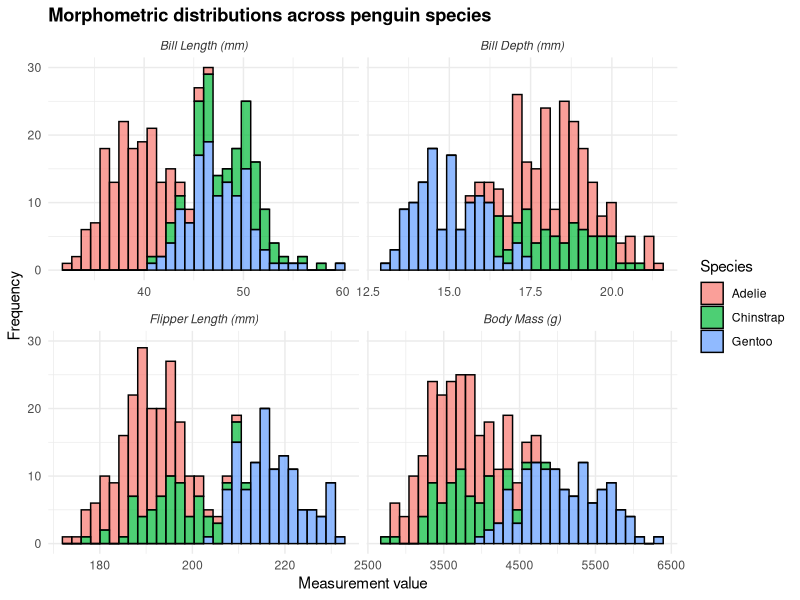

R code for this plot:
## ---- chunk 1
knitr::opts_chunk$set(
  echo = TRUE,
  include = TRUE,
  message = FALSE,
  warning = FALSE)
## ---- chunk 2
#| message: true
#| warning: false
rm(list = ls())
## ---- chunk 3
# in the console:
#   credentials::git_credential_ask()
#   usethis::git_sitrep()

# if error message comes up that default branch is origin when it should be "main", enter this in the console:
#   usethis::git_default_branch_rediscover()

# in the console:
#   usethis::use_git()
#   usethis::use_github()

# in RStudio terminal:
  # git remote add origin https://github.com/katiedyck/MB5370_Module02.git
  # git push -u origin main
  # git push
## ---- chunk 4
library(tidyverse)  # includes `stringr` and `lubridate` packages
library(here)
library(readxl)
library(palmerpenguins)
## ---- chunk 5
#| code-fold: true

table1 <- table1
table1
## ---- chunk 6
#| code-fold: true

table2 <- table2
table2

table3 <- table3
table3
## ---- chunk 7
#| code-fold: false

table1 |> 
  pivot_longer(cols = c("cases", "population"),
               names_to = "case_type",
               values_to = "case_count")
## ---- chunk 8
#| code-fold: false

table2 |> 
  pivot_wider(names_from = "type", values_from = "count")
## ---- chunk 9
billboard <- billboard
billboard
## ---- chunk 10
#| code-fold: false

billboard |> 
  pivot_longer(cols = starts_with("wk"),  # so the first 3 columns are not pivoted
               names_to = "week",
               values_to = "rank")
## ---- chunk 11
#| code-fold: false

billboard |> 
  pivot_longer(cols = starts_with("wk"),
               names_to = "week",
               values_to = "rank",
               values_drop_na = TRUE)
## ---- chunk 12
#| code-fold: false

billboard |> 
  pivot_longer(cols = starts_with("wk"),
               names_to = "week",
               values_to = "rank",
               values_drop_na = TRUE,
               names_prefix = "wk") |> 
  mutate(week = as.numeric(week))
## ---- chunk 13
cms_patient_experience <- cms_patient_experience
cms_patient_experience
## ---- chunk 14
#| code-fold: false

cms_patient_experience |> 
  distinct(measure_cd, measure_title)
## ---- chunk 15
#| code-fold: false

cms_patient_experience |> 
  pivot_wider(id_cols = starts_with("org"),   # tells pivot_wider which columns have values that are unique to each row
              names_from = measure_title,
              values_from = prf_rate)
## ---- chunk 16
penguins <- penguins
penguins
## ---- chunk 17
#| code-fold: true

penguins_long <- penguins |> 
  pivot_longer(cols = c(bill_length_mm, bill_depth_mm, flipper_length_mm, body_mass_g),
               names_to = "measurement_type",
               values_to = "value")

penguins_long
## ---- chunk 18
#| code-fold: true

penguins_long |>
  drop_na(value) |>
  mutate(
    # Create a new factor variable with desired labels for facets
    measurement_type_labeled = factor(measurement_type,
      levels = c(
        "bill_length_mm", "bill_depth_mm",
        "flipper_length_mm", "body_mass_g"
      ),
      labels = c(
        "Bill Length (mm)", "Bill Depth (mm)",
        "Flipper Length (mm)", "Body Mass (g)"
      )
    )
  ) |>
  ggplot(aes(x = value, fill = species)) +
  geom_histogram(bins = 30, alpha = 0.7, colour = "black") +
  # Use the new labeled variable for faceting
  facet_wrap(~ measurement_type_labeled, scales = "free_x") +
  theme_minimal() +
  labs(
    title = "Morphometric distributions across penguin species",
    x = "Measurement value",
    y = "Frequency"
  ) +
  theme(
    plot.title = element_text(face = "bold"),
    strip.text = element_text(face = "italic", colour = "grey20")
  ) +
  scale_fill_discrete(name = "Species")
## ---- chunk 19
#| code-fold: true

mass_summary <- penguins |> 
  drop_na(body_mass_g) |> 
  group_by(species, island) |> 
  summarise(mean_mass = mean(body_mass_g))

mass_summary
## ---- chunk 20
#| code-fold: true

mass_matrix <- mass_summary |> 
  pivot_wider(names_from = island,     # which column provides new column headers
              values_from = mean_mass)   # which columns provides values to fill new columns

mass_matrix
## ---- chunk 21
table3
## ---- chunk 22
#| code-fold: false

table3 |> 
  separate(rate, into = c("cases", "population"))
## ---- chunk 23
#| output: false
#| code-fold: false

table3 |> 
  separate(rate, into = c("cases", "population"), sep = "/")
# gives the same output as the previous code chunk
## ---- chunk 24
#| code-fold: false

table3 |> 
  separate(rate, into = c("cases", "population"), sep = "/", convert = TRUE)
## ---- chunk 25
#| code-fold: false

table3 |> 
  separate(year, into = c("century", "year"), sep = 2)
## ---- chunk 26
table5
## ---- chunk 27
#| code-fold: false

table5 |> 
  unite(col = new, century, year, sep = "")   # no separator - default is "_"
## ---- chunk 28
# Very messy data frame of field sites
messy_sites <- tibble(
  site_id = c(" Nelly Bay", "nelly_bay", "NELLY BAY", " Geoffrey_Bay ", "geoffrey bay")
)
print(messy_sites)
## ---- chunk 29
#| code-fold: false

clean_sites <- messy_sites |>
  mutate(
    # 1. Convert everything to lowercase
    site_clean = str_to_lower(site_id),
    # 2. Replace any spaces with underscores
    site_clean = str_replace_all(site_clean, pattern = " ", replacement = "_"),
    # 3. Trim any leading or trailing whitespace (invisible spaces at the ends)
    site_clean = str_trim(site_clean),
    # 4. Remove any trailing or leading underscores
    site_clean = str_replace_all(site_clean, pattern = "^_+|_+$", replacement = ""),
    # 5. Replace underscores with spaces
    site_clean = str_replace_all(site_clean, pattern = "_", replacement = " "),
    # 6. Convert to title case (first letter of each word capitalized)
    site_clean = str_to_title(site_clean)
  )

clean_sites
## ---- chunk 30
#| code-fold: false

date_1 <- dmy("25/12/2026")
date_2 <- ymd("2026-12-25")

# R now recognizes these as identical Date objects
date_1 == date_2
## ---- chunk 31
#| code-fold: false

# A tibble of raw sensor data with a messy character timestamp
sensor_data <- tibble(
  raw_time = c("14-05-2026 08:30:00", "14-05-2026 08:45:00", "14-05-2026 09:00:00"),
  temperature = c(24.5, 24.6, 24.4)
)
sensor_data

# Converting character strings to true POSIXct datetime objects
sensor_clean <- sensor_data |>
  mutate(
    true_time = dmy_hms(raw_time)   # create a new column called "raw_time"
  )
sensor_clean
## ---- chunk 32
#| code-fold: false

# Table 1: Biological observation data
observations <- tibble(
  site_code = c("NB", "GB", "MI", "NB", "HB"),
  species = c("Trout", "Snapper", "Trout", "Cod", "Trout"),
  count = c(5, 2, 1, 3, 8)
)
observations

# Table 2: Spatial metadata
site_metadata <- tibble(
  site_code = c("NB", "GB", "MI", "RP", "WP"),
  zone = c("Marine National Park", "Conservation Park", "Habitat Protection", "General Use", "Other Use"),
  lat = c(-19.16, -19.15, -19.14, -19.12, -19.11)
)
site_metadata
## ---- chunk 33
#| code-fold: false

joined_data <- observations |> 
  left_join(site_metadata, by = join_by(site_code))

joined_data
## ---- chunk 34
#| code-fold: false

observations |> 
  right_join(site_metadata, by = join_by(site_code))
## ---- chunk 35
#| code-fold: false

matched_data <- observations |>
  inner_join(site_metadata, by = join_by(site_code))

matched_data
## ---- chunk 36
#| code-fold: false

# Which observations are missing from our metadata dictionary?
missing_context <- observations |>
  anti_join(site_metadata, by = join_by(site_code))

print(missing_context)
## ---- chunk 37
# Raw data from an old temperature logger
logger_data <- tibble(
  depth_m = c(10, 20, 30, 40),
  temp_c = c(24.5, 24.1, -999, 23.5)) # -999 is a known sensor error code

logger_data
## ---- chunk 38
#| code-fold: false

# Convert the -999 error codes to true NA values
fixed_logger <- logger_data |>
  mutate(temp_c = na_if(temp_c, -999))

fixed_logger
